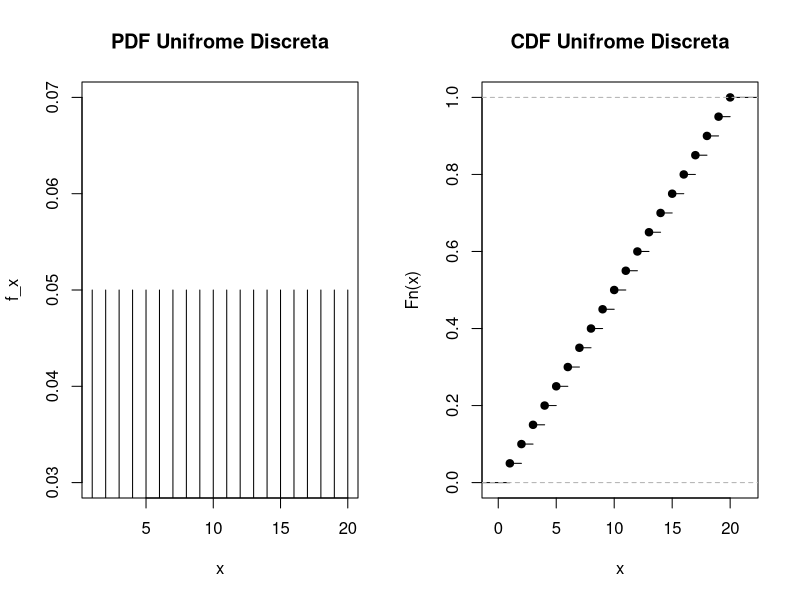
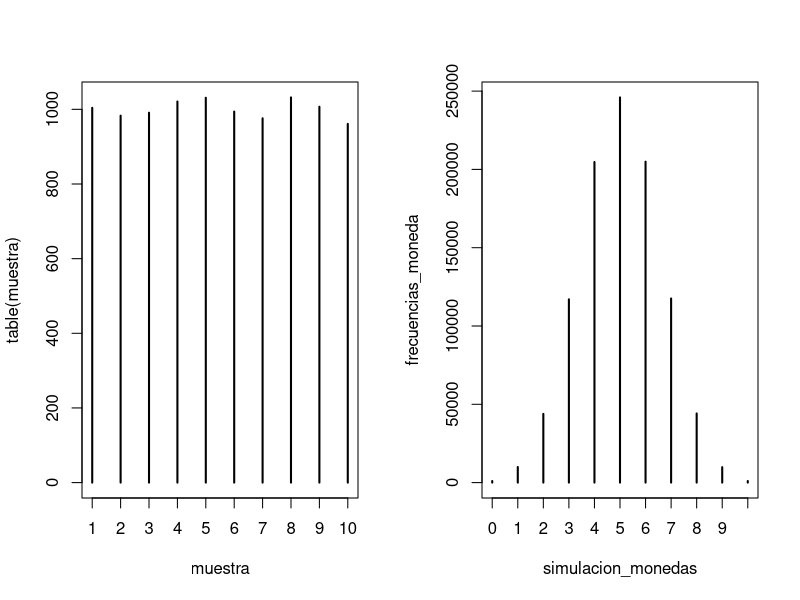
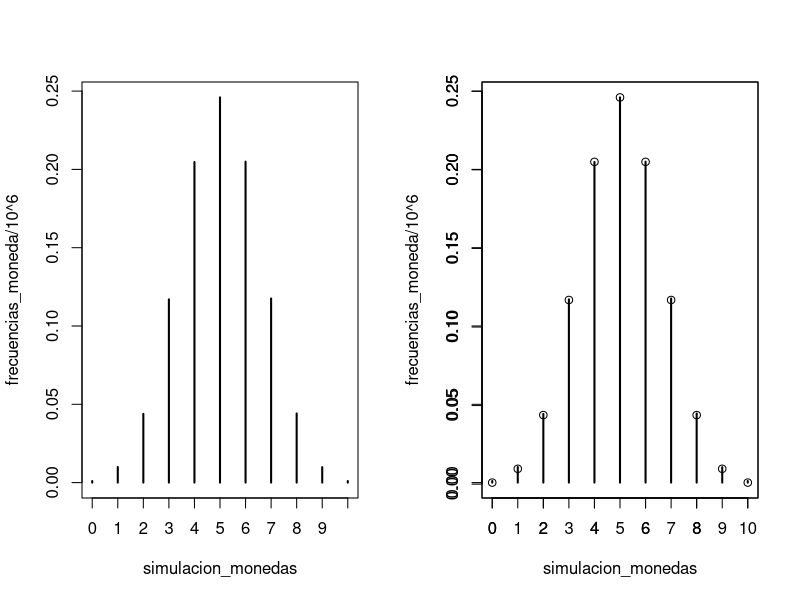
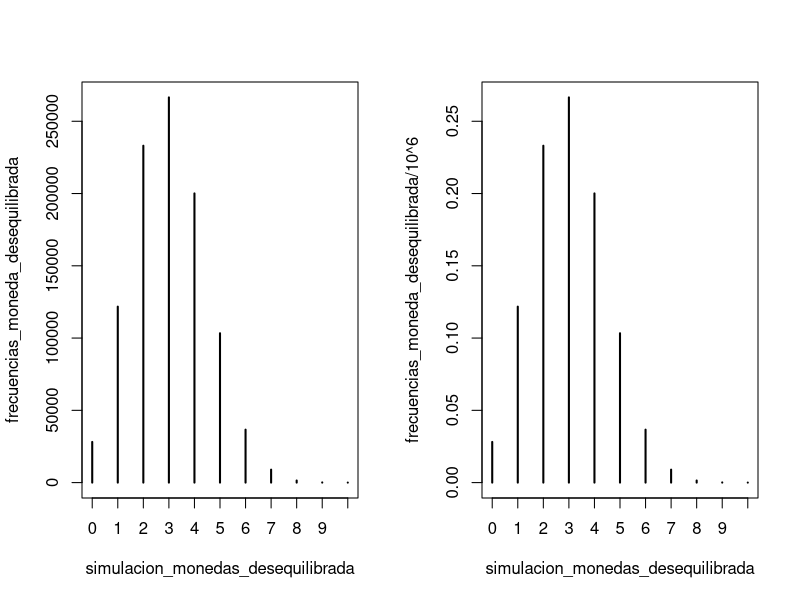
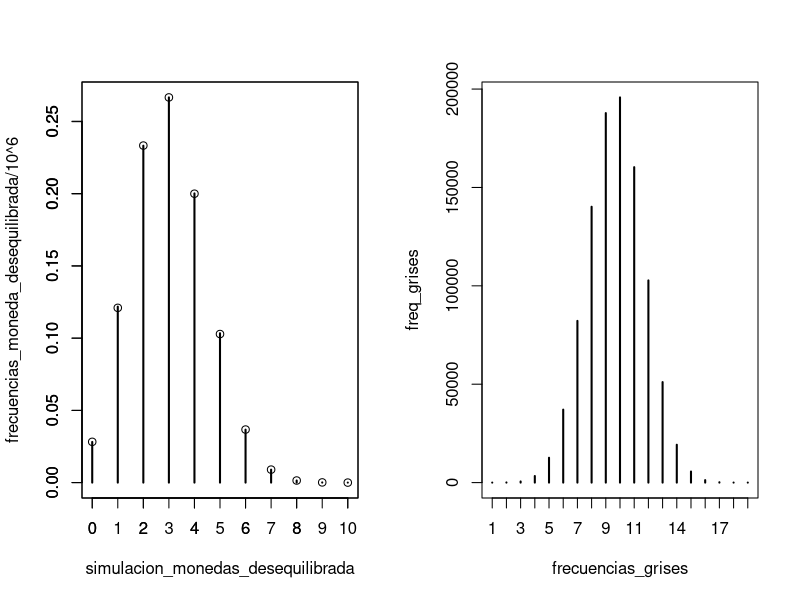
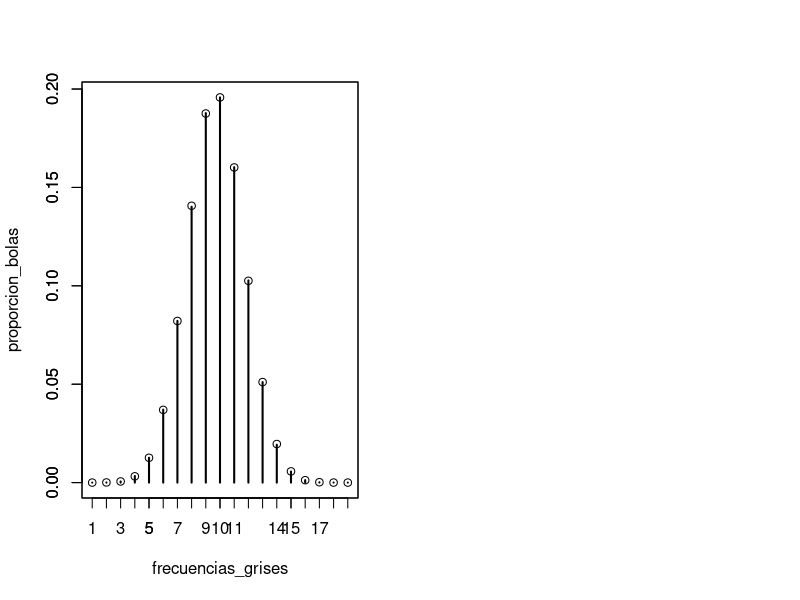

Here is the R script that generated these plots, in order:
## ---- chunk 1
grafica_pdf_and_cdf_uniforme <- function(n){
  x <- seq(1:n)
  f_x <- rep(1/n,n) 
  F_x <- cumsum(f_x)
  par(mfrow=c(1,2))
  plot(x, f_x, main="PDF Unifrome Discreta", type="h")
  plot.ecdf(x,  main="CDF Unifrome Discreta")
}
grafica_pdf_and_cdf_uniforme(20)
## ---- chunk 2
set.seed(13)
muestra <- sample(10,10000, replace = TRUE)
table(muestra)
mean(muestra)
var(muestra)
## ---- chunk 3
plot(table(muestra))
## ---- chunk 4
lanzamientos <- c(0,1)

sum(sample(lanzamientos, 10, replace = TRUE)) 

## ---- chunk 5
simulacion_monedas <- c()
for(i in 1:10**6) {
 simulacion_monedas[i] <-sum(sample(lanzamientos, 10, replace = TRUE)) 
}
simulacion_monedas[1:3]
## ---- chunk 6
frecuencias_moneda <- table(simulacion_monedas)
plot(frecuencias_moneda)
## ---- chunk 7
plot(frecuencias_moneda/10**6)
## ---- chunk 8
plot(frecuencias_moneda/10**6)
par(new=TRUE)
plot(x=seq(0,10,1),dbinom(x=seq(0,10,1), size = 10,prob = 0.5),xlab = "", ylab = "",)
## ---- chunk 9
lanzamientos_moneda_desequilibrada <- c(rep(0,7),rep(1,3))

sum(sample(lanzamientos_moneda_desequilibrada, 10, replace = TRUE)) 
## ---- chunk 10
simulacion_monedas_desequilibrada <- c()
for(i in 1:10**6) {
simulacion_monedas_desequilibrada[i] <-sum(sample(lanzamientos_moneda_desequilibrada, 10, replace = TRUE))
4}
simulacion_monedas[1:3]
## ---- chunk 11
frecuencias_moneda_desequilibrada <- table(simulacion_monedas_desequilibrada)
plot(frecuencias_moneda_desequilibrada)
## ---- chunk 12
plot(frecuencias_moneda_desequilibrada/10**6)
## ---- chunk 13
plot(frecuencias_moneda_desequilibrada/10**6)
par(new=TRUE)
plot(x=seq(0,10,1), y=dbinom(x=seq(0,10,1), size = 10,prob = 0.3),xlab = "", ylab = "",xlim = c(0,10))
## ---- chunk 14
urna <- c(rep(1,46), rep(0,49))
sum(sample(urna, 20, replace=FALSE))

## ---- chunk 15
frecuencias_grises <- c()
for(i in 1:10**6) {
 frecuencias_grises[i] <-sum(sample(urna, 20, replace=FALSE))
}
freq_grises <- table(frecuencias_grises)
plot(freq_grises)
## ---- chunk 16
proporcion_bolas <- freq_grises/10**6

plot(proporcion_bolas)
par(new=TRUE)
plot(x=seq(1,19,1), y=dhyper(x=seq(1,19,1), m = 46, n=49, k=20), xlab = "", ylab="")
